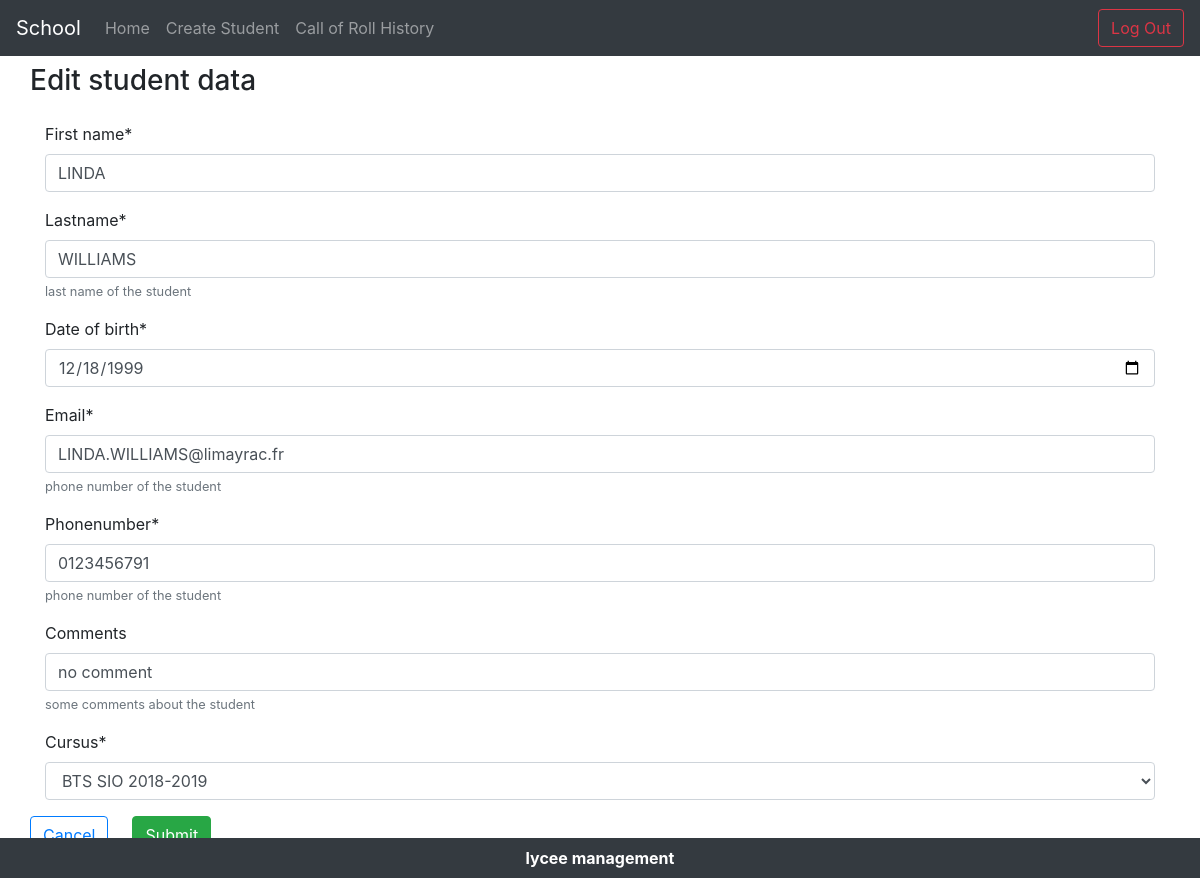
The page /lycee/student/edit/7 (signed in) on the database its author committed.
### lycee/models.py (models this page shows, shortened)
class Student(models.Model):
  first_name = models.CharField(
    max_length=50,
    blank=False,
    null=False
    )
  birth_date = models.DateField(
    verbose_name='date of birth',
    blank=False,
    null=True
    )
  last_name = models.CharField(
    verbose_name="lastname",
    help_text="last name of the student",
    blank=False, # pas de champ vide
    null=False, # pas de champ null (a conjuguer avec default
    max_length=255, # taille maximale du champ
    )
  phone = models.CharField(
    verbose_name="phonenumber",
    help_text="phone number of the student",
    blank=False, # pas de champ vide
    null=False, # pas de champ null (a conjuguer avec default
    default="0999999999",
    max_length=10, # taille maximale du champ
    )
  email = models.EmailField(
    verbose_name="email",
    help_text="phone number of the student",
    blank=False, # pas de champ vide
    null=False, # pas de champ null (a conjuguer avec default
    default="x@y.z",
    max_length=255, # taille maximale du champ
    )
  comments = models.CharField(
    verbose_name="comments",
    help_text="some comments about the student",
    blank=True,
    null=False, # pas de champ null (a conjuguer avec default
    max_length=255, # taille maximale du champ
    )
  cursus = models.ForeignKey(
    Cursus,
    on_delete=models.CASCADE, # necessaire selon la version de Django
    null=True
    )

### lycee/views.py (the view, shortened to what this page needs)
# urls.py: url(r'^student/edit/(?P<pk>\d+)$', StudentEditView.as_view(), name='update_student'),
class StudentEditView(UpdateView):
  model = Student
  form_class = StudentForm
  template_name = "lycee/student/student_update_form.html"
  template_name_suffix = '_update_form'

### lycee/form.py
class StudentForm(ModelForm):
  class Meta:
    model = Student
    fields = (
      "first_name",
      "last_name",
      "birth_date",
      "email",
      "phone",
      "comments",
      "cursus",
    )
    widgets = {
        'birth_date': forms.DateInput(format=('%Y-%m-%d'), attrs={'class':'form-control datepicker', 'type':'date'}),
        }

### lycee/models.py (called while the page is built)
  def __str__(self):
    return self.name + " " + self.scholar_year

### lycee/templates/lycee/student/student_update_form.html (shortened to what this page needs)
{% extends "master.html" %}
{% if student %}
    {% block title %}
        Edit student data
    {% endblock %}
    {% block content %}
      {% load crispy_forms_tags %}
      <form method="post" class="mt-3">
        {{ form|crispy }}
        <div class="boutons row">
            <button class="btn btn-outline-primary mr-4"><a href="/lycee/">Cancel</a></button>
            <button type="submit" class="btn btn-success radius d-flex">Submit</button>
        </div>
    </form>
    {% endblock %}
{% else %}
     <p>No student to show.</p>
{% endif %}

### rows shown on the page
Student: first_name "LINDA", last_name "WILLIAMS", birth_date "12/18/1999", email "LINDA.WILLIAMS@limayrac.fr", phone "0123456791", comments "no comment", cursus "BTS SIO 2018-2019"
